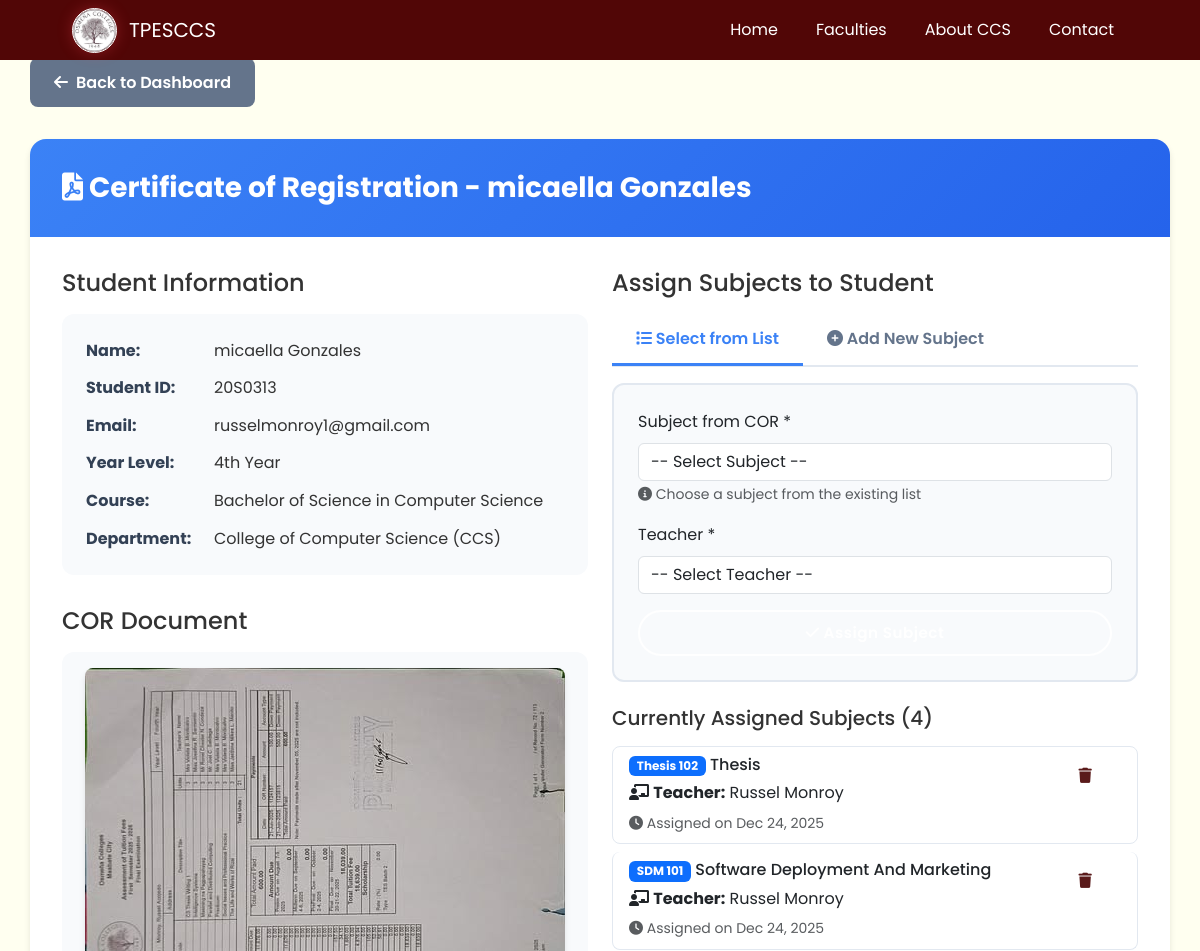
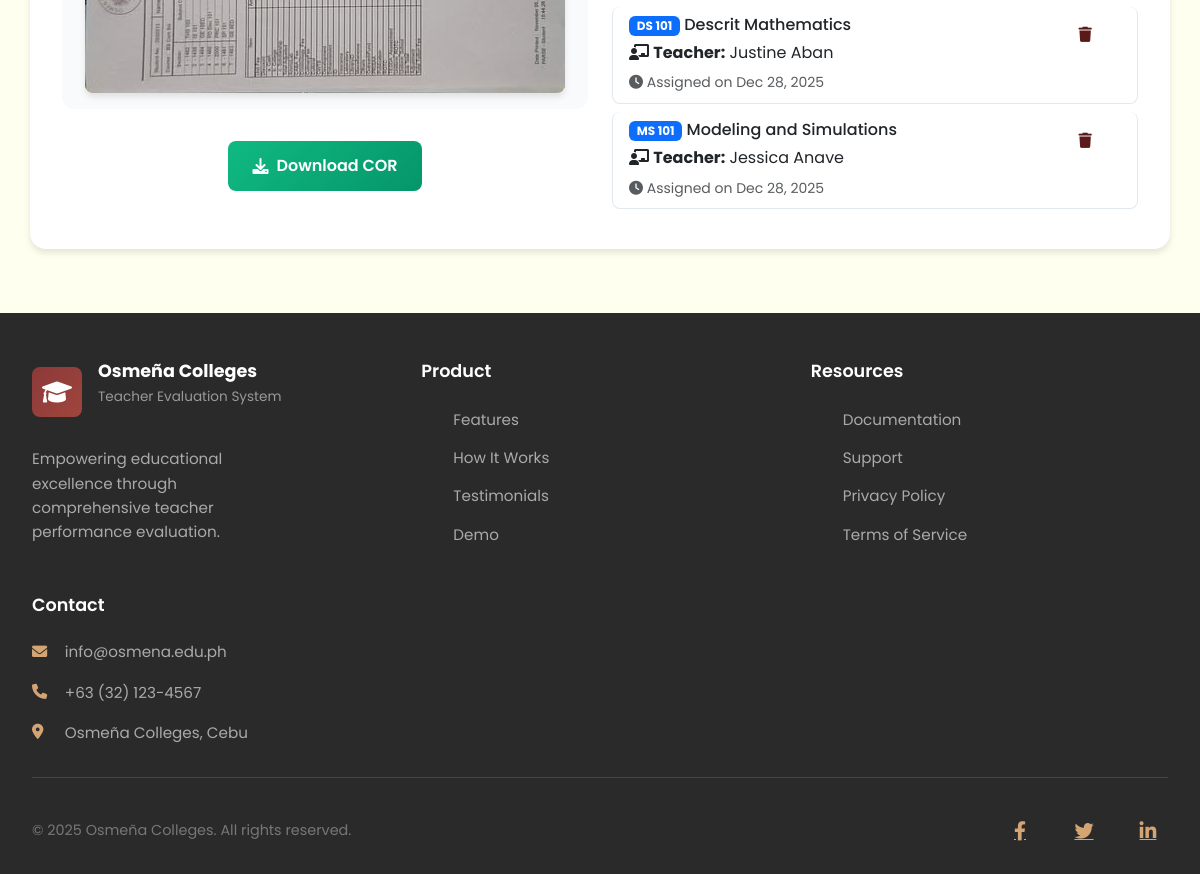
Screenshot of /admin-dashboard/view-cor/1/ (signed in) with the database file from the repository (2 pictures, top to bottom).
### evaluation/models.py (models this page shows, shortened)
class StudentProfile(models.Model):
    user = models.OneToOneField(
        User,
        on_delete=models.CASCADE,
        related_name='student_profile'
    )
    student_id_number = models.CharField(max_length=50, unique=True)
    profile_picture = models.ImageField(
        upload_to='student_profiles/',
        blank=True,
        null=True
    )
    year_level = models.IntegerField(
        validators=[MinValueValidator(1), MaxValueValidator(4)]
    )
    course = models.CharField(max_length=100)
    section = models.CharField(max_length=50, default="A")
    certificate_of_registration = models.FileField(
        upload_to='student_cor/%Y/%m/',
        validators=[FileExtensionValidator(
            allowed_extensions=['pdf', 'jpg', 'jpeg', 'png']
        )],
        blank=True,
        null=True
    )
    cor_uploaded_at = models.DateTimeField(
        null=True,
        blank=True
    )
    department = models.ForeignKey(
        Department,
        on_delete=models.PROTECT,
        related_name='students'
    )
    class Meta:
        ordering = ['user__username']
    def get_year_level_display(self):
        return {
            1: '1st Year',
            2: '2nd Year',
            3: '3rd Year',
            4: '4th Year'
        }.get(self.year_level, 'Unknown')

class User(AbstractUser):
    USER_TYPE_CHOICES = (
        ('admin', 'Admin'),
        ('student', 'Student'),
        ('teacher', 'Teacher'),
    )
    user_type = models.CharField(max_length=10, choices=USER_TYPE_CHOICES)
    phone = models.CharField(max_length=15, blank=True, null=True)
    profile_picture = models.ImageField(upload_to='profiles/', blank=True, null=True)
    bio = models.TextField(blank=True, null=True)
    is_email_verified = models.BooleanField(default=False)
    is_pending = models.BooleanField(default=False)
    email_verification_token = models.CharField(max_length=100, blank=True, null=True)

class Department(models.Model):
    name = models.CharField(max_length=100, unique=True)
    code = models.CharField(max_length=20, unique=True)
    description = models.TextField(blank=True)
    head_of_department = models.CharField(max_length=100, blank=True, null=True)
    class Meta:
        ordering = ['name']

class StudentSubject(models.Model):
    student = models.ForeignKey(StudentProfile, on_delete=models.CASCADE, related_name='assigned_subjects')
    subject = models.ForeignKey(
        'Subject',
        on_delete=models.CASCADE,
        null=True,
        blank=True,
        help_text="Link to the actual Subject in the system"
    )
    subject_name = models.CharField(max_length=100)
    subject_code = models.CharField(max_length=20)
    teacher = models.ForeignKey(TeacherProfile, on_delete=models.SET_NULL, null=True, blank=True)
    created_at = models.DateTimeField(auto_now_add=True)

class TeacherProfile(models.Model):
    user = models.OneToOneField(User, on_delete=models.CASCADE, related_name='teacher_profile')
    employee_id = models.CharField(max_length=50, unique=True)
    profile_picture = models.ImageField(upload_to='teacher_profiles/', blank=True, null=True)
    department = models.ForeignKey(
        Department,
        on_delete=models.PROTECT,
        related_name='teachers',
        help_text="Department this teacher belongs to"
    )
    subjects = models.ManyToManyField(
        Subject,
        related_name='teachers',
        blank=True,
        help_text="Subjects taught by this teacher"
    )
    qualification = models.CharField(max_length=200)
    experience_years = models.IntegerField(default=0)
    class Meta:
        ordering = ['user__username']

### evaluation/views.py (the view, shortened to what this page needs)
# urls.py: path('admin-dashboard/view-cor/<int:student_id>/', views.view_student_cor, name='view_student_cor'),
@login_required
def view_student_cor(request, student_id):
    if request.user.user_type != 'admin':
        messages.error(request, 'Access denied!')
        return redirect('home')
    student = get_object_or_404(StudentProfile, id=student_id)
    assigned_subjects = StudentSubject.objects.filter(
        student=student
    ).select_related('teacher', 'teacher__user')
    available_subjects = Subject.objects.filter(
        year_level=student.year_level
    ).prefetch_related('teachers')
    context = {
        'student': student,
        'assigned_subjects': assigned_subjects,
        'available_subjects': available_subjects,
        'teachers': TeacherProfile.objects.all().select_related('user', 'department'),
    }
    return render(request, 'view_student_cor.html', context)

### evaluation/templates/view_student_cor.html (shortened to what this page needs)
{% extends 'home.html' %}
{% load static %}
{% block title %}View COR - {{ student.user.get_full_name }}{% endblock %}
{% block content %}
<div class="container cor-container">
    <a href="{% url 'admin_dashboard' %}" class="back-btn">
        <i class="fas fa-arrow-left"></i> Back to Dashboard
    </a>
    <div class="cor-card">
        <div class="cor-header">
            <h2>
                <i class="fas fa-file-pdf"></i>
                Certificate of Registration - {{ student.user.get_full_name }}
            </h2>
        </div>
        <div class="cor-body">
            <div class="row">
                <div class="col-md-6">
                    <h4 class="mb-3">Student Information</h4>
                    <div class="student-info">
                        <div class="student-info-item">
                            <strong>Name:</strong>
                            <span>{{ student.user.get_full_name }}</span>
                        </div>
                        <div class="student-info-item">
                            <strong>Student ID:</strong>
                            <span>{{ student.student_id_number }}</span>
                        </div>
                        <div class="student-info-item">
                            <strong>Email:</strong>
                            <span>{{ student.user.email }}</span>
                        </div>
                        <div class="student-info-item">
                            <strong>Year Level:</strong>
                            <span>{{ student.get_year_level_display }}</span>
                        </div>
                        <div class="student-info-item">
                            <strong>Course:</strong>
                            <span>{{ student.course }}</span>
                        </div>
                        <div class="student-info-item">
                            <strong>Department:</strong>
                            <span>{{ student.department.name }} ({{ student.department.code }})</span>
                        </div>
                    </div>
                    <h4 class="mb-3">COR Document</h4>
                    {% if student.certificate_of_registration %}
                        <div class="cor-preview">
                            {% if student.certificate_of_registration.url|slice:"-4:" == '.pdf' %}
                                <embed src="{{ student.certificate_of_registration.url }}"
                                       type="application/pdf"
                                       width="100%"
                                       height="600px">
                            {% else %}
                                <img src="{{ student.certificate_of_registration.url }}"
                                     alt="Certificate of Registration"
                                     style="max-width: 100%; height: auto;">
                            {% endif %}
                        </div>
                        <div class="text-center">
                            <a href="{{ student.certificate_of_registration.url }}"
                               class="download-btn"
                               download>
                                <i class="fas fa-download"></i> Download COR
                            </a>
                        </div>
                    {% else %}
                        <div class="no-cor">
                            <i class="fas fa-file-times"></i>
                            <p>No COR uploaded</p>
                        </div>
                    {% endif %}
                </div>
                <div class="col-md-6">
                    <h4 class="mb-3">Assign Subjects to Student</h4>
                    <ul class="nav nav-tabs" id="assignmentTabs" role="tablist">
                        <li class="nav-item" role="presentation">
                            <button class="nav-link active"
                                    id="existing-tab"
                                    data-bs-toggle="tab"
                                    data-bs-target="#existing"
                                    type="button"
                                    role="tab"
                                    aria-controls="existing"
                                    aria-selected="true">
                                <i class="fas fa-list"></i> Select from List
                            </button>
                        </li>
                        <li class="nav-item" role="presentation">
                            <button class="nav-link"
                                    id="new-tab"
                                    data-bs-toggle="tab"
                                    data-bs-target="#new"
                                    type="button"
                                    role="tab"
                                    aria-controls="new"
                                    aria-selected="false">
                                <i class="fas fa-plus-circle"></i> Add New Subject
                            </button>
                        </li>
                    </ul>
                    <div class="tab-content" id="assignmentTabContent">
                        <div class="tab-pane fade show active"
                             id="existing"
                             role="tabpanel"
                             aria-labelledby="existing-tab">
                            <div class="subject-assignment card p-4 mt-3">
                                <form method="post">
                                    <div class="mb-3">
                                        <label class="form-label">Subject from COR *</label>
                                        <select name="subject_id" class="form-control" required>
                                            <option value="">-- Select Subject --</option>
                                        </select>
                                        <small class="text-muted">
                                            <i class="fas fa-info-circle"></i>
                                            Choose a subject from the existing list
                                        </small>
                                    </div>
                                    <div class="mb-3">
                                        <label class="form-label">Teacher *</label>
                                        <select name="teacher_id" class="form-control" required>
                                            <option value="">-- Select Teacher --</option>
                                        </select>
                                    </div>
                                    <button type="submit" class="btn btn-primary w-100">
                                        <i class="fas fa-check"></i> Assign Subject
                                    </button>
                                </form>
                            </div>
                        </div>
                    </div>
                    <div class="mt-4">
                        <h5 class="mb-3">Currently Assigned Subjects ({{ assigned_subjects.count }})</h5>
                        {% if assigned_subjects %}
                        <div class="list-group">
                            {% for assignment in assigned_subjects %}
                            <div class="list-group-item">
                                <div class="d-flex justify-content-between align-items-start">
                                    <div class="flex-grow-1">
                                        <h6 class="mb-1">
                                            <span class="badge bg-primary">{{ assignment.subject_code }}</span>
                                            {{ assignment.subject_name }}
                                        </h6>
                                        <p class="mb-1">
                                            <i class="fas fa-chalkboard-teacher"></i>
                                            <strong>Teacher:</strong> {{ assignment.teacher.user.get_full_name }}
                                        </p>
                                        <small class="text-muted">
                                            <i class="fas fa-clock"></i>
                                            Assigned on {{ assignment.created_at|date:"M d, Y" }}
                                        </small>
                                    </div>
                                    <a href="{% url 'delete_student_subject' assignment.id %}"
                                       class="btn btn-sm btn-danger"
                                       onclick="return confirm('Remove this subject from {{ student.user.get_full_name }}?')">
                                        <i class="fas fa-trash"></i>
                                    </a>
                                </div>
                            </div>
                            {% endfor %}
                        </div>
                        {% else %}
                        <div class="alert alert-warning">
                            <i class="fas fa-exclamation-triangle"></i>
                            No subjects assigned yet. Review the COR and assign subjects above.
                        </div>
                        {% endif %}
                    </div>
                </div>
            </div>
        </div>
    </div>
</div>
{% endblock %}

### evaluation/static/css/home.css (style rules this page uses)
* { margin: 0; padding: 0; box-sizing: border-box; }
body { font-family: 'Poppins', sans-serif; line-height: 1.6; color: #333; background-color: ivory; }
.btn { background: white; color: #5a1a1a; padding: 0.6rem 1.8rem; border: none; border-radius: 30px; font-size: 0.95rem; font-weight: 600; cursor: pointer; transition: all 0.3s ease; box-shadow: 0 4px 15px rgba(255, 255, 255, 0.2); letter-spacing: 0.5px; }
.btn-primary { background: transparent; color: white; border: 2px solid white; box-shadow: none; }

### evaluation/templates/view_student_cor.html (style rules this page uses)
.cor-container { padding: 2rem 0; }
.cor-card { background: white; border-radius: 16px; box-shadow: 0 4px 6px rgba(0, 0, 0, 0.1); overflow: hidden; margin-bottom: 2rem; }
.cor-header { background: linear-gradient(135deg, #3b82f6 0%, #2563eb 100%); color: white; padding: 2rem; }
.cor-header h2 { margin: 0; font-size: 1.75rem; font-weight: 700; }
.cor-body { padding: 2rem; }
.student-info { background: #f8fafc; padding: 1.5rem; border-radius: 12px; margin-bottom: 2rem; }
.student-info-item { display: flex; align-items: center; gap: 0.5rem; margin-bottom: 0.75rem; }
.student-info-item:last-child { margin-bottom: 0; }
.student-info-item strong { min-width: 120px; color: #334155; }
.cor-preview { background: #f8fafc; border-radius: 12px; padding: 1rem; margin-bottom: 2rem; text-align: center; }
.cor-preview embed, .cor-preview img { max-width: 100%; border-radius: 8px; box-shadow: 0 4px 6px rgba(0, 0, 0, 0.1); }
.download-btn { background: linear-gradient(135deg, #10b981 0%, #059669 100%); color: white; border: none; padding: 0.75rem 1.5rem; border-radius: 8px; font-weight: 600; text-decoration: none; display: inline-flex; align-items: center; gap: 0.5rem; transition: all 0.3s ease; }
.subject-assignment { background: #f8fafc; border-radius: 12px; padding: 2rem; border: 2px solid #e2e8f0; }
.back-btn { background: #64748b; color: white; border: none; padding: 0.75rem 1.5rem; border-radius: 8px; font-weight: 600; text-decoration: none; display: inline-flex; align-items: center; gap: 0.5rem; transition: all 0.3s ease; margin-bottom: 2rem; }
.nav-tabs { border-bottom: 2px solid #e2e8f0; margin-bottom: 1rem; }
.nav-tabs .nav-link { color: #64748b; border: none; border-bottom: 3px solid transparent; font-weight: 600; padding: 0.75rem 1.5rem; background: transparent; cursor: pointer; }
.nav-tabs .nav-link.active { color: #3b82f6; background-color: transparent; border-bottom: 3px solid #3b82f6; }
.list-group-item { border: 1px solid #e2e8f0; border-radius: 8px !important; margin-bottom: 0.5rem; }
form { margin-bottom: 0; }

### rows the page displays
StudentProfile: user.get_full_name "micaella Gonzales", student_id_number "20S0313", user.email "russelmonroy1@gmail.com", year_level "4th Year", course "Bachelor of Science in Computer Science", department.name "College of Computer Science", department.code "CCS", certificate_of_registration (picture)
StudentSubject: subject_code "Thesis 102", subject_name "Thesis", teacher.user.get_full_name "Russel Monroy", created_at "Dec 24, 2025"
StudentSubject: subject_code "SDM 101", subject_name "Software Deployment And Marketing", teacher.user.get_full_name "Russel Monroy", created_at "Dec 24, 2025"
StudentSubject: subject_code "DS 101", subject_name "Descrit Mathematics", teacher.user.get_full_name "Justine Aban", created_at "Dec 28, 2025"
StudentSubject: subject_code "MS 101", subject_name "Modeling and Simulations", teacher.user.get_full_name "Jessica Anave", created_at "Dec 28, 2025"

### other values shown
{{ assigned_subjects.count }} "4"
